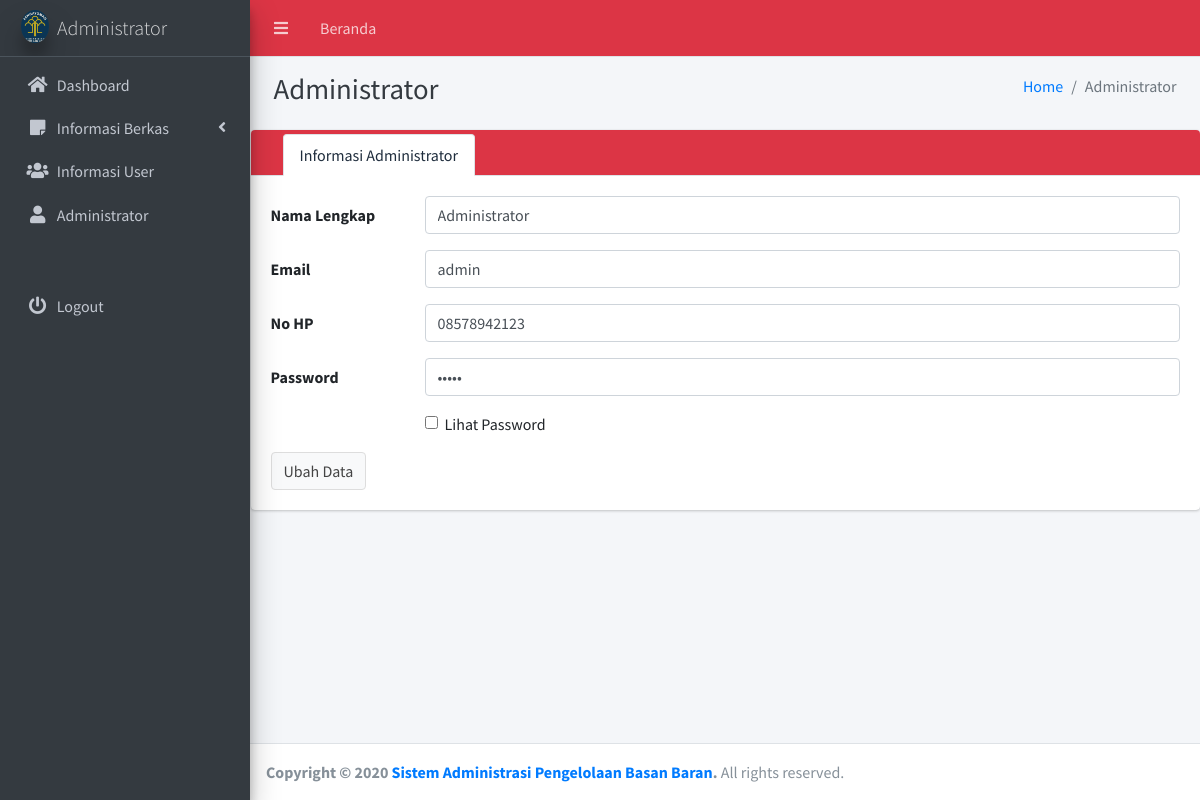
The app's page /admin/index.php?page=settings (signed in) with its own data.
### tables this page shows
CREATE TABLE `users` (
  `id_user` int(3) NOT NULL,
  `nama_lengkap` varchar(50) NOT NULL,
  `jabatan` varchar(50) NOT NULL,
  `instansi` varchar(50) NOT NULL,
  `email` varchar(50) NOT NULL,
  `nohp` varchar(20) NOT NULL,
  `password` varchar(20) NOT NULL,
  `level` varchar(5) NOT NULL
);

### admin/settings.php (the view, shortened to what this page needs)
<?php
$ss=$_SESSION['level'];
$query = mysqli_query($koneksi,"SELECT * FROM users where level='$ss'");
$result = mysqli_fetch_array($query);
 ?>
<div class="card card-danger card-tabs" style="width:100%">
	<div class="card-header p-0 pt-1">
		<ul class="nav nav-tabs" id="custom-tabs-two-tab" role="tablist">
			<li class="pt-2 px-3">
			</li>
			<li class="nav-item">
				<a class="nav-link active" id="custom-tabs-two-data-tab" data-toggle="pill" href="#custom-tabs-two-data" role="tab" aria-controls="custom-tabs-two-data" aria-selected="true">Informasi Administrator</a>
			</li>
		</ul>
	</div>
	<div class="card-body">
		<div class="tab-content" id="custom-tabs-two-tabContent">
			<div class="tab-pane fade show active" id="custom-tabs-two-data" role="tabpanel" aria-labelledby="custom-tabs-two-data-tab">
				<form class="" action="config/data.php?page=edit_user_admin" method="post">
				<div class="form-group row">
	       <label  class="col-sm-2 col-form-label">Nama Lengkap</label>
	        <div class="col-sm-10">
	          <input type="text" class="form-control" name="nama"  value="<?php echo $result['nama_lengkap'] ?>">
	        </div>
	      </div>
	      <div class="form-group row">
				 <label  class="col-sm-2 col-form-label">Email</label>
					<div class="col-sm-10">
					 <input type="text" class="form-control" name="email"  value="<?php echo $result['email'] ?>">
					</div>
				</div>
        <div class="form-group row">
	       <label  class="col-sm-2 col-form-label">No HP</label>
	        <div class="col-sm-10">
	          <input type="text" class="form-control" name="nohp"  value="<?php echo $result['nohp'] ?>">
	        </div>
	      </div>
	      <div class="form-group row">
	       <label  class="col-sm-2 col-form-label">Password</label>
	        <div class="col-sm-10">
	         <input type="password" class="form-control" name="password" id="pass" value="<?php echo $result['password'] ?>">
	        </div>
	      </div>
	      <div class="form-group row">
	       <div class="offset-sm-2 col-sm-10">
	        <div class="form-check">
	         <input type="checkbox" class="form-check-input" onclick="myFunction()">
	          <label class="form-check-label">Lihat Password</label>
	        </div>
	       </div>
	      </div>
					<button type="submit" class="btn btn-default">Ubah Data</button>
			</form>
		</div>
		</div>
  </div>
</div>

### records on screen
users: nama "Administrator", email "admin", nohp "08578942123"
